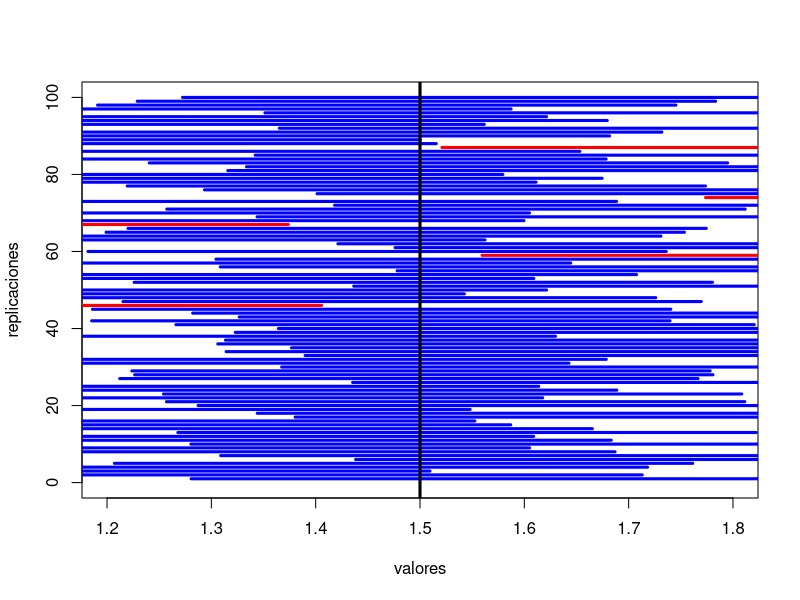

Recreate this plot in R.
## ---- chunk 1
knitr::opts_chunk$set(echo = TRUE)
## ---- chunk 2
set.seed(1012)
mu=1.5; sigma=1; alpha=0.05
poblacion=rnorm(10^6, mu, sigma)

## ---- chunk 3
ICZ=function(x, sigma, alpha){
  c(mean(x)-qnorm(1-alpha/2)*sigma/sqrt(length(x)),
    mean(x)+qnorm(1-alpha/2)*sigma/sqrt(length(x)))
}
## ---- chunk 4
set.seed(2)
M=replicate(100, ICZ(sample(poblacion,50, replace=TRUE),sigma,alpha))

## ---- chunk 5
plot(1:10, type = "n", xlim = c(1.2, 1.8), ylim = c(0, 100), xlab = "valores", ylab = "replicaciones")
seg.int=function(i){
  color="blue";
  if((mu<M[1,i])|(mu>M[2,i])){color="red"}
  segments(M[1,i],i,M[2,i],i, col = color,lwd=3)}
invisible(sapply(1:100, FUN = seg.int))
abline(v=mu, lwd=3)
